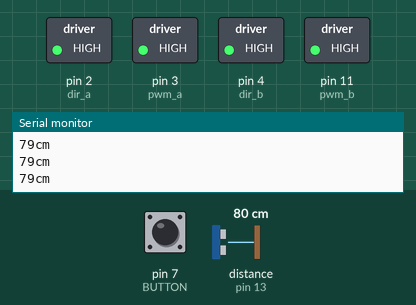
Simulated run of this sketch. Board: Arduino Uno, built with avr-gcc and run on an emulated ATmega328P. Parts: switched loads named in the sketch (green lamp = pin HIGH), the last lines printed to the serial monitor. Wiring (inferred from the names in the program): ultrasonic range finder: trigger pin 12; echo pin 13. Dashed ring = blinking. The inputs (shaded band) are chosen by the test bench; at power-on: pin 7 (BUTTON) HIGH, distance to the obstacle (sensor on pin 13) 80 cm. The echo pulse lasts 58.3 µs per cm; pins used as bus, display or sensor lines are not drawn.

Above: at 1.2 s.
1.3 s: pin 7 (BUTTON) pulled LOW for 0.15 s
At 2.2 s:
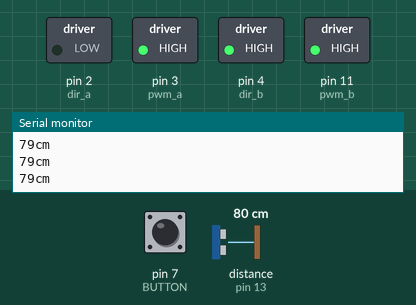
4.0 s: pin 7 (BUTTON) pulled LOW for 1 s
At 4.4 s:
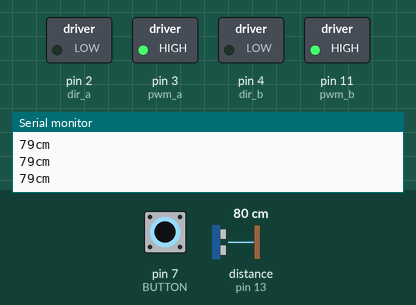
8.0 s: distance to the obstacle (sensor on pin 13) set to 120 cm
11.0 s: distance to the obstacle (sensor on pin 13) set to 18 cm
14.0 s: pin 7 (BUTTON) pulled LOW for 3.2 s
At 15.1 s:
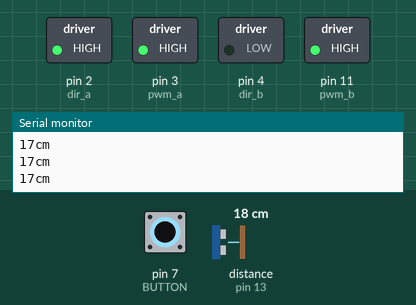
Timing chart, 0 to 19.0 s (numbered marks = the images above; inputs shaded):
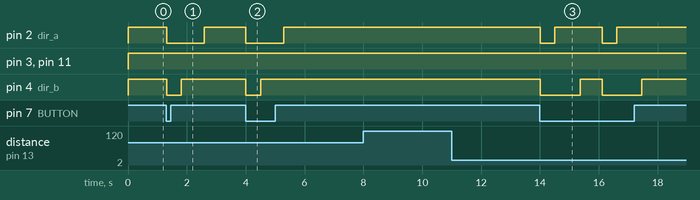

Measured:
- after the input at 1.3 s, pin 2 (dir_a): HIGH → LOW at once, → HIGH 1.3 s later; pin 4 (dir_b): HIGH → LOW at once, → HIGH 0.50 s later
- after the input at 4.0 s, pin 2 (dir_a): HIGH → LOW at once, → HIGH 1.3 s later; pin 4 (dir_b): HIGH → LOW at once, → HIGH 0.50 s later
- after the input at 14.0 s, pin 2 (dir_a): alternates HIGH for 1.6 s and LOW for 0.50 s, 4 changes in all, then stays HIGH, starting at once; pin 4 (dir_b): alternates HIGH for 0.75 s and LOW for 1.4 s, 4 changes in all, then stays HIGH, starting at once

The sketch:

Vex_Button_and_US.ino
```cpp
int trigPin = 12; //Trig - green Jumper
int echoPin = 13; //Echo - yellow Jumper
long duration, cm, inches; //Tells units of length
#define BUTTON 7  //Sets the button input to be in the 7th pin

int pwm_a = 3; //PWM control for motor outputs 1 and 2
int pwm_b = 11;
int dir_a = 2; //dir tells the direction of the wheels
int dir_b = 4;
int val = 1;  //Sets val to 1

void setup() {
  pinMode(pwm_a,OUTPUT); //Sets pwm_a as an output
  pinMode(pwm_b,OUTPUT);
  pinMode(dir_a,OUTPUT);
  pinMode(dir_b,OUTPUT);
  analogWrite(pwm_a,100);
  analogWrite(pwm_b,100);
  pinMode(BUTTON, INPUT);  //Sets the button to be an input

    //Serial Port begin
Serial.begin (9600); // Sets a serial port value
//Define inputs and outputs
pinMode(trigPin, OUTPUT); // Trig is output and sound waves come out of trig
pinMode(echoPin, INPUT); //Echo is input and recieves waves after a period of time
}

void loop() {
val = digitalRead(BUTTON);  // Tells the button to be read as on or off
digitalWrite(trigPin, LOW); // Trig starts off
delayMicroseconds(5); //Wait five microseconds
digitalWrite(trigPin, HIGH); // Trig pin on
delayMicroseconds(10); // Wait ten microseconds
digitalWrite(trigPin, LOW); // Trig pin off
// Read the signal from the sensor:wef a HIGH pulse whose
// Read the signal from the sensor:wef a HIGH pulse whose
// duration is the time (in microseconds) from the sending
// of the ping to the reception of its echo off of an object
duration = pulseIn(echoPin, HIGH); // Echo pin is on
// convert the time into a distance
cm = (duration/2) / 29.1; // Converts time to cm value
Serial.print(cm); //Prints cm value
Serial.print("cm"); // Prints “cm
Serial.println(); // Prints out results to the serial reader

if (val == 0 && cm > 30){ //If button is pressed and the distance is greater than 30cm
    backward();
    delay(500);
    left();
    delay(780);
    forward();
    delay(500);
  } else if (val == 0 && cm < 30){ //If the button is pressed and the distance is less than 30cm
   backward();
    delay(500);
    right();
    delay(850);
    forward();
    delay(750);
  }  else{
    forward();
  }


}

void forward() {  //Tells Vex what to do when "forward();" occurs in code
  digitalWrite(dir_a,HIGH); //Makes A wheel go forward
  digitalWrite(dir_b,HIGH); //Makes B wheel go forward
  analogWrite(pwm_a,255);  //Sets the A wheel speed to go fast
  analogWrite(pwm_b,255);  //Sets the B wheel speed to go fast
}

void backward() { //Tells Vex what to do when "backward();" occurs in code
  digitalWrite(dir_a,LOW); //Makes the A wheel go backwards
  digitalWrite(dir_b,LOW); //Makes the B wheel go backwards
  analogWrite(pwm_a,255);  //Sets the A wheel speed to go fast
  analogWrite(pwm_b,255);  //Sets the B wheel speed to go fast

}

void right() { //Tells Vex what to do when "turnI();" occurs in code
  digitalWrite(dir_a,HIGH); //Makes A wheel go forward
  digitalWrite(dir_b,LOW);  //Makes the B wheel go backwards
  analogWrite(pwm_a,255);  //Sets the A wheel speed to go fast
  analogWrite(pwm_b,255);  //Sets the B wheel speed to go fast

}

void left() { //Tells Vex what to do when "turnII();" occurs in code
  digitalWrite(dir_a,LOW);  //Makes the A wheel go backwards
  digitalWrite(dir_b,HIGH); //Makes B wheel go forward
  analogWrite(pwm_a,255);  //Sets the A wheel speed to go fast
  analogWrite(pwm_b,255);  //Sets the B wheel speed to go fast

}
```
